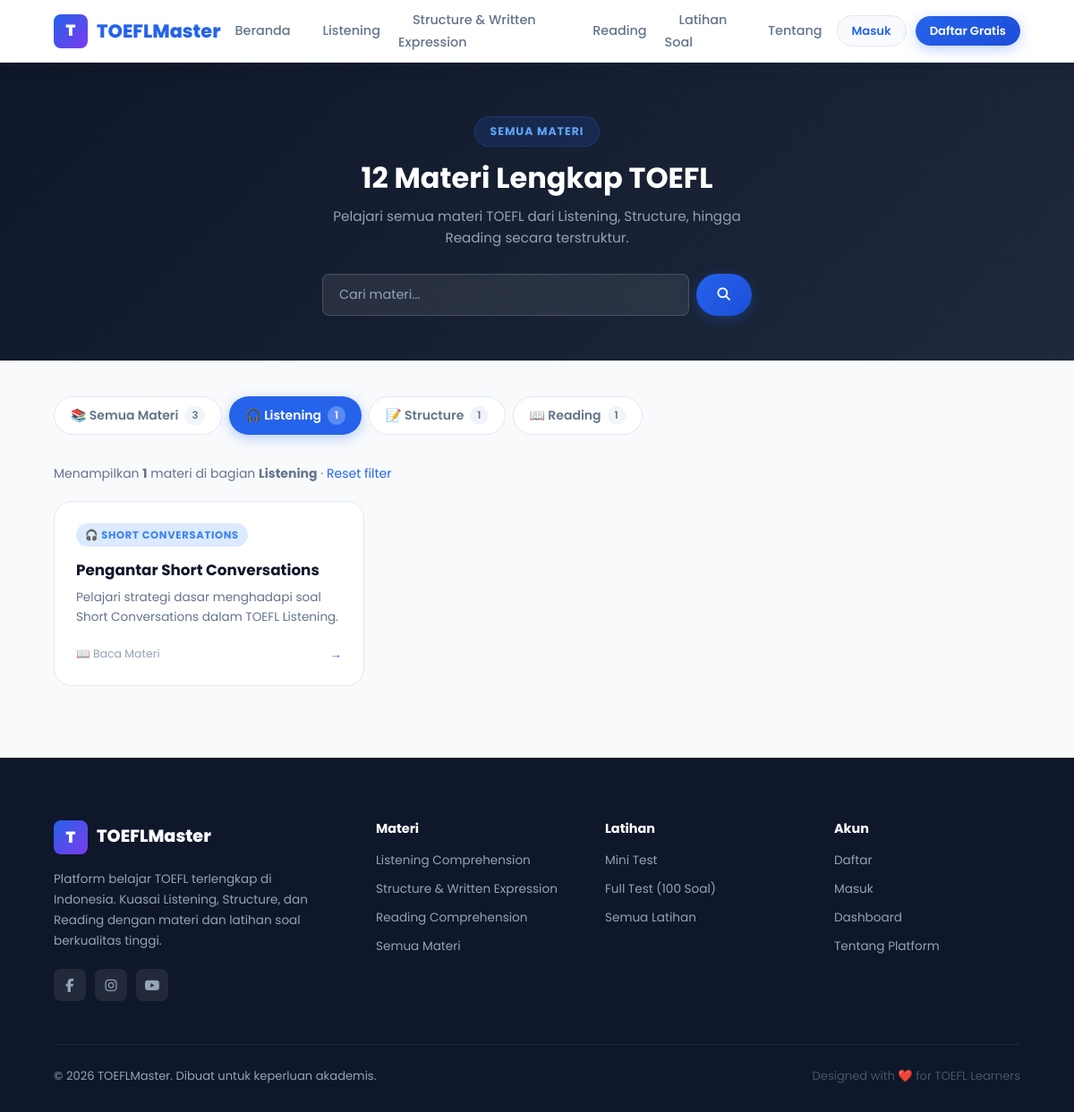
The app's page /pages/materials.php?section=listening, older data.
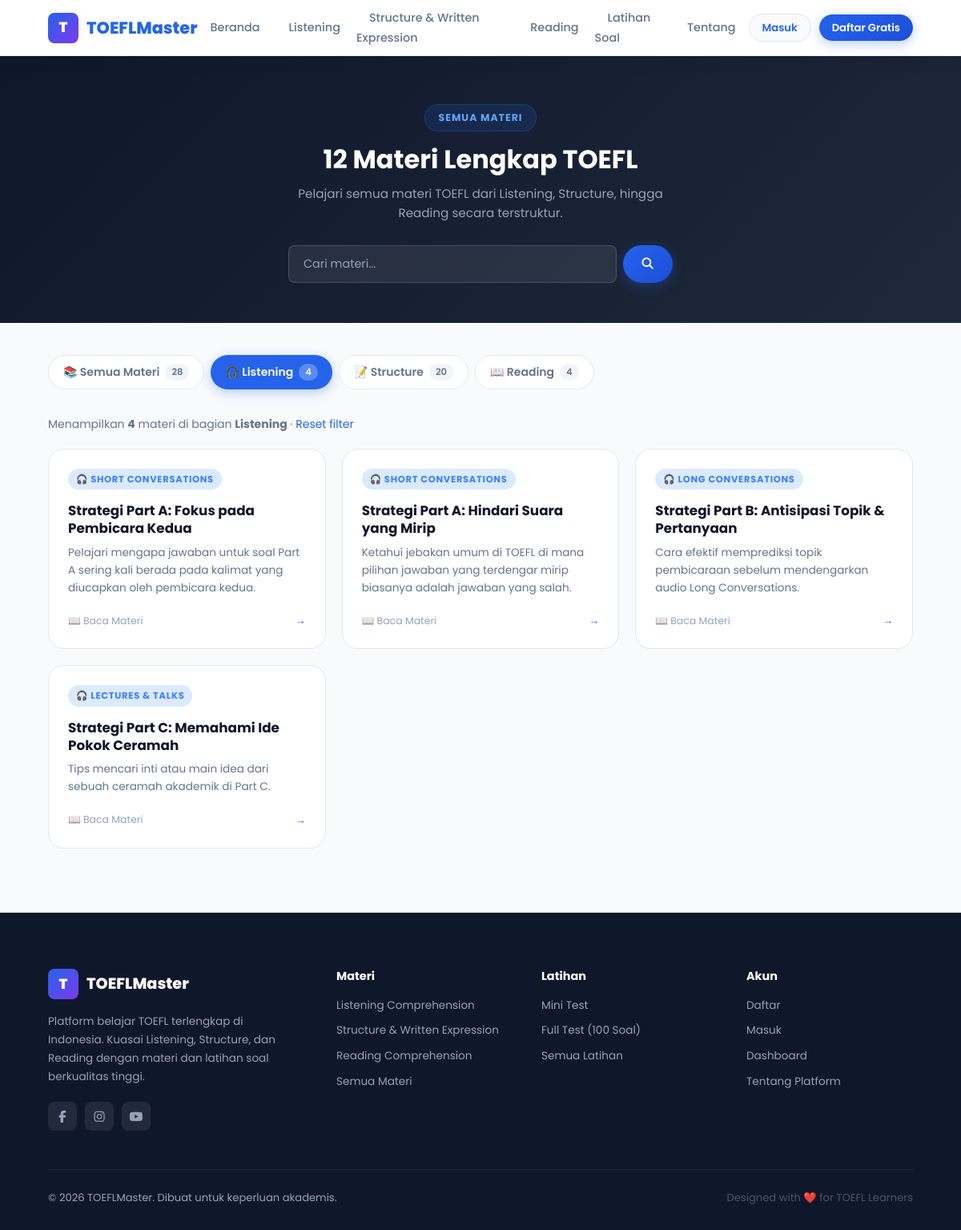
The same page, newer data.
### tables this page shows
CREATE TABLE `materials` (
  `id` int(11) NOT NULL,
  `category_id` int(11) NOT NULL,
  `title` varchar(255) NOT NULL,
  `slug` varchar(255) NOT NULL,
  `content` longtext NOT NULL,
  `summary` text DEFAULT NULL,
  `audio_file` varchar(255) DEFAULT NULL,
  `thumbnail` varchar(255) DEFAULT NULL,
  `sort_order` int(11) DEFAULT 0,
  `is_published` tinyint(1) DEFAULT 1,
  `created_at` timestamp NOT NULL DEFAULT current_timestamp(),
  `updated_at` timestamp NOT NULL DEFAULT current_timestamp() ON UPDATE current_timestamp()
);

CREATE TABLE `categories` (
  `id` int(11) NOT NULL,
  `name` varchar(100) NOT NULL,
  `slug` varchar(100) NOT NULL,
  `section` enum('listening','structure','reading') NOT NULL,
  `icon` varchar(50) DEFAULT NULL,
  `description` text DEFAULT NULL,
  `sort_order` int(11) DEFAULT 0
);

### includes/config.php (called while the page is built, shortened)
<?php
function isUserLoggedIn() {
    return isset($_SESSION['user_id']) && !empty($_SESSION['user_id']);
}
function isAdminLoggedIn() {
    return isset($_SESSION['admin_id']) && !empty($_SESSION['admin_id']);
}
function sanitize($input) {
    return htmlspecialchars(trim($input), ENT_QUOTES, 'UTF-8');
}
?>

### pages/materials.php (the view, shortened to what this page needs)
<?php
require_once '../includes/config.php';
$db = getDB();
$section = $_GET['section'] ?? '';
$search  = trim($_GET['q'] ?? '');
$where   = ["m.is_published=1"];
$params  = [];
if ($section) { $where[] = "c.section=?"; $params[] = $section; }
$whereSQL = 'WHERE '.implode(' AND ', $where);
$stmt = $db->prepare("SELECT m.*,c.name as cat_name,c.section FROM materials m JOIN categories c ON m.category_id=c.id $whereSQL ORDER BY c.sort_order,m.sort_order");
$stmt->execute($params);
$materials = $stmt->fetchAll();
$totalCounts = $db->query("SELECT c.section, COUNT(m.id) as cnt FROM materials m JOIN categories c ON m.category_id=c.id WHERE m.is_published=1 GROUP BY c.section")->fetchAll(PDO::FETCH_KEY_PAIR);
?>
<!DOCTYPE html>
<html lang="id">
<head>
<link rel="stylesheet" href="<?= SITE_URL ?>/assets/css/style.css">
<link rel="stylesheet" href="https://cdnjs.cloudflare.com/ajax/libs/font-awesome/6.5.0/css/all.min.css">
</head>
<body>
<?php include __DIR__ . '/../includes/navbar.php'; ?>
<div style="padding-top:70px;">
  <div style="background:linear-gradient(135deg,#0F172A,#1E293B);padding:60px 5% 50px;text-align:center;">
    <div style="display:inline-block;background:rgba(37,99,235,0.15);border:1px solid rgba(37,99,235,0.3);color:#60A5FA;padding:6px 16px;border-radius:100px;font-size:0.78rem;font-weight:700;text-transform:uppercase;letter-spacing:0.08em;margin-bottom:14px;">Semua Materi</div>
    <h1 style="color:white;font-size:2rem;margin-bottom:10px;">12 Materi Lengkap TOEFL</h1>
    <p style="color:#94A3B8;max-width:500px;margin:0 auto 28px;font-size:0.95rem;">Pelajari semua materi TOEFL dari Listening, Structure, hingga Reading secara terstruktur.</p>
    <form method="GET" style="max-width:480px;margin:0 auto;">
      <div style="display:flex;gap:8px;">
        <input type="text" name="q" class="form-control" placeholder="Cari materi..." value="<?= sanitize($search) ?>"
               style="flex:1;background:rgba(255,255,255,0.08);border-color:rgba(255,255,255,0.15);color:white;padding:12px 18px;font-size:0.9rem;">
        <button type="submit" class="btn btn-primary"><i class="fas fa-search"></i></button>
      </div>
    </form>
  </div>
  <div style="max-width:1200px;margin:0 auto;padding:40px 5% 80px;">
    <div style="display:flex;gap:8px;flex-wrap:wrap;margin-bottom:32px;">
      <?php
      $filters = [
        [''           ,'Semua Materi', '📚', array_sum($totalCounts ?: [])],
        ['listening'  ,'Listening',    '🎧', $totalCounts['listening'] ?? 0],
        ['structure'  ,'Structure',    '📝', $totalCounts['structure'] ?? 0],
        ['reading'    ,'Reading',      '📖', $totalCounts['reading']   ?? 0],
      ];
      foreach($filters as [$val,$label,$icon,$cnt]):
        $isActive = $section === $val;
        $href = '?section='.$val.($search?"&q=".urlencode($search):'');
      ?>
      <a href="<?= $href ?>" style="display:inline-flex;align-items:center;gap:7px;padding:9px 18px;border-radius:100px;font-size:0.875rem;font-weight:600;transition:all 0.2s;
        <?= $isActive
          ? 'background:#2563EB;color:white;box-shadow:0 4px 14px rgba(37,99,235,0.3);'
          : 'background:white;color:#64748B;border:1.5px solid #E2E8F0;' ?>">
        <?= $icon ?> <?= $label ?>
        <span style="<?= $isActive?'background:rgba(255,255,255,0.25);':'background:#F1F5F9;' ?>padding:1px 8px;border-radius:100px;font-size:0.72rem;"><?= $cnt ?></span>
      </a>
      <?php endforeach; ?>
    </div>
    <?php if($search || $section): ?>
    <div style="margin-bottom:20px;color:#64748B;font-size:0.875rem;">
      Menampilkan <strong><?= count($materials) ?></strong> materi
      <?php if($section): ?> di bagian <strong><?= ucfirst($section) ?></strong><?php endif; ?>
      · <a href="<?= SITE_URL ?>/pages/materials.php" style="color:#2563EB;">Reset filter</a>
    </div>
    <?php endif; ?>
    <?php if(empty($materials)): ?>
    <div style="text-align:center;padding:80px 20px;color:#94A3B8;">
      <div style="font-size:3rem;margin-bottom:16px;">🔍</div>
      <h3 style="color:#64748B;margin-bottom:8px;">Materi tidak ditemukan</h3>
      <p style="font-size:0.875rem;">Coba kata kunci lain atau <a href="<?= SITE_URL ?>/pages/materials.php" style="color:#2563EB;">lihat semua materi</a>.</p>
    </div>
    <?php else: ?>
    <?php
    if (!$section) {
      $grouped = [];
      foreach($materials as $m) $grouped[$m['section']][] = $m;
      $secInfo = [
        'listening' => ['🎧','Listening Comprehension','#2563EB'],
        'structure' => ['📝','Structure & Written Expression','#7C3AED'],
        'reading'   => ['📖','Reading Comprehension','#10B981'],
      ];
      foreach($secInfo as $sec => [$icon,$title,$color]):
        if (empty($grouped[$sec])) continue;
    ?>
    <div style="margin-bottom:48px;">
      <div style="display:flex;align-items:center;gap:10px;margin-bottom:20px;padding-bottom:14px;border-bottom:2px solid #F1F5F9;">
        <span style="font-size:1.3rem;"><?= $icon ?></span>
        <h2 style="font-size:1.1rem;color:#0F172A;"><?= $title ?></h2>
        <span style="background:#F1F5F9;color:#64748B;padding:2px 10px;border-radius:100px;font-size:0.75rem;font-weight:600;"><?= count($grouped[$sec]) ?> materi</span>
        <a href="<?= SITE_URL ?>/pages/<?= $sec ?>.php" style="margin-left:auto;font-size:0.82rem;color:#2563EB;font-weight:600;">Lihat Semua →</a>
      </div>
      <div class="materials-grid">
        <?php foreach($grouped[$sec] as $m): ?>
        <a href="<?= SITE_URL ?>/pages/material.php?slug=<?= urlencode($m['slug']) ?>" class="material-card">
          <div class="material-badge badge-<?= $m['section'] ?>"><?= $icon ?> <?= sanitize($m['cat_name']) ?></div>
          <h4><?= sanitize($m['title']) ?></h4>
          <p><?= sanitize($m['summary'] ?: 'Klik untuk membaca materi lengkap.') ?></p>
          <div class="material-footer">
            <span style="color:#94A3B8;font-size:0.78rem;">📖 Baca Materi</span>
            <span style="color:<?= $color ?>;font-size:0.82rem;font-weight:600;">→</span>
          </div>
        </a>
        <?php endforeach; ?>
      </div>
    </div>
    <?php endforeach;
    } else { ?>
    <div class="materials-grid">
      <?php foreach($materials as $m): ?>
      <a href="<?= SITE_URL ?>/pages/material.php?slug=<?= urlencode($m['slug']) ?>" class="material-card">
        <div class="material-badge badge-<?= $m['section'] ?>">
          <?= ['listening'=>'🎧','structure'=>'📝','reading'=>'📖'][$m['section']] ?>
          <?= sanitize($m['cat_name']) ?>
        </div>
        <h4><?= sanitize($m['title']) ?></h4>
        <p><?= sanitize($m['summary'] ?: 'Klik untuk membaca materi lengkap.') ?></p>
        <div class="material-footer">
          <span style="color:#94A3B8;font-size:0.78rem;">📖 Baca Materi</span>
          <span style="color:#2563EB;font-size:0.82rem;font-weight:600;">→</span>
        </div>
      </a>
      <?php endforeach; ?>
    </div>
    <?php } ?>
    <?php endif; ?>
  </div>
</div>
<?php include __DIR__ . '/../includes/footer.php'; ?>
</body>
</html>

### includes/navbar.php (shortened to what this page needs)
<?php
$is_home = isset($is_home) ? $is_home : false;
?>
<nav class="navbar scrolled" id="navbar">
  <a href="<?= SITE_URL ?>/index.php" class="navbar-brand">
    <div class="brand-icon">T</div>
    TOEFLMaster
  </a>
  <ul class="navbar-nav">
    <?php $current_page = basename($_SERVER['PHP_SELF']); ?>
    <li><a href="<?= SITE_URL ?>/index.php" class="nav-link <?= $is_home ? 'active' : '' ?>">Beranda</a></li>
    <li><a href="<?= SITE_URL ?>/pages/listening.php" class="nav-link <?= $current_page === 'listening.php' ? 'active' : '' ?>">Listening</a></li>
    <li><a href="<?= SITE_URL ?>/pages/structure.php" class="nav-link <?= $current_page === 'structure.php' ? 'active' : '' ?>">Structure & Written Expression</a></li>
    <li><a href="<?= SITE_URL ?>/pages/reading.php" class="nav-link <?= $current_page === 'reading.php' ? 'active' : '' ?>">Reading</a></li>
    <li><a href="<?= SITE_URL ?>/pages/tests.php" class="nav-link <?= $current_page === 'tests.php' ? 'active' : '' ?>">Latihan Soal</a></li>
    <li><a href="<?= SITE_URL ?>/pages/about.php" class="nav-link <?= $current_page === 'about.php' ? 'active' : '' ?>">Tentang</a></li>
  </ul>
  <div class="navbar-actions">
    <?php if (isAdminLoggedIn()): ?>
      <a href="<?= SITE_URL ?>/admin/index.php" class="btn btn-secondary btn-sm">
        <i class="fas fa-user-shield"></i> Admin Panel
      </a>
      <a href="<?= SITE_URL ?>/pages/logout.php" class="btn btn-primary btn-sm">Keluar</a>
    <?php else: ?>
      <a href="<?= SITE_URL ?>/pages/login.php" class="btn btn-secondary btn-sm">Masuk</a>
      <a href="<?= SITE_URL ?>/pages/register.php" class="btn btn-primary btn-sm">Daftar Gratis</a>
    <?php endif; ?>
  </div>
</nav>

### includes/footer.php (shortened to what this page needs)
<footer class="footer">
  <div class="footer-grid">
    <div>
      <div class="footer-brand">
        <div class="brand-icon">T</div>
        <div class="footer-brand-name">TOEFLMaster</div>
      </div>
      <p class="footer-desc">Platform belajar TOEFL terlengkap di Indonesia. Kuasai Listening, Structure, dan Reading dengan materi dan latihan soal berkualitas tinggi.</p>
      <div style="display:flex;gap:10px;">
        <a href="https://web.facebook.com/?_rdc=1&_rdr#" style="width:36px;height:36px;background:rgba(255,255,255,0.08);border-radius:8px;display:flex;align-items:center;justify-content:center;color:#94A3B8;transition:all 0.2s;" onmouseover="this.style.background='rgba(37,99,235,0.3)';this.style.color='white';" onmouseout="this.style.background='rgba(255,255,255,0.08)';this.style.color='#94A3B8';"><i class="fab fa-facebook-f"></i></a>
        <a href="https://www.instagram.com/polmanbabelofficial?igsh=eG15NGY3YXVmcDYz" style="width:36px;height:36px;background:rgba(255,255,255,0.08);border-radius:8px;display:flex;align-items:center;justify-content:center;color:#94A3B8;transition:all 0.2s;" onmouseover="this.style.background='rgba(37,99,235,0.3)';this.style.color='white';" onmouseout="this.style.background='rgba(255,255,255,0.08)';this.style.color='#94A3B8';"><i class="fab fa-instagram"></i></a>
        <a href="https://www.youtube.com/@PolmanBabel" style="width:36px;height:36px;background:rgba(255,255,255,0.08);border-radius:8px;display:flex;align-items:center;justify-content:center;color:#94A3B8;transition:all 0.2s;" onmouseover="this.style.background='rgba(37,99,235,0.3)';this.style.color='white';" onmouseout="this.style.background='rgba(255,255,255,0.08)';this.style.color='#94A3B8';"><i class="fab fa-youtube"></i></a>
      </div>
    </div>
    <div>
      <h5>Materi</h5>
      <div class="footer-links">
        <a href="<?= SITE_URL ?>/pages/listening.php">Listening Comprehension</a>
        <a href="<?= SITE_URL ?>/pages/structure.php">Structure & Written Expression</a>
        <a href="<?= SITE_URL ?>/pages/reading.php">Reading Comprehension</a>
        <a href="<?= SITE_URL ?>/pages/materials.php">Semua Materi</a>
      </div>
    </div>
    <div>
      <h5>Latihan</h5>
      <div class="footer-links">
        <a href="<?= SITE_URL ?>/pages/tests.php?type=mini">Mini Test</a>
        <a href="<?= SITE_URL ?>/pages/tests.php?type=full">Full Test (100 Soal)</a>
        <a href="<?= SITE_URL ?>/pages/tests.php">Semua Latihan</a>
      </div>
    </div>
    <div>
      <h5>Akun</h5>
      <div class="footer-links">
        <a href="<?= SITE_URL ?>/pages/register.php">Daftar</a>
        <a href="<?= SITE_URL ?>/pages/login.php">Masuk</a>
        <a href="<?= SITE_URL ?>/pages/dashboard.php">Dashboard</a>
        <a href="<?= SITE_URL ?>/pages/about.php">Tentang Platform</a>
      </div>
    </div>
  </div>
  <div class="footer-bottom">
    <p>© <?= date('Y') ?> TOEFLMaster. Dibuat untuk keperluan akademis.</p>
    <p style="color:#475569;">Designed with ❤️ for TOEFL Learners</p>
  </div>
</footer>

Row changes from the older to the newer data that the page shows:
removed materials: category.section "🎧", category.name "SHORT CONVERSATIONS", title "Pengantar Short Conversations", summary "Pelajari strategi dasar menghadapi soal Short Conversations dalam TOEFL Listening."
added materials: category.section "🎧", category.name "SHORT CONVERSATIONS", title "Strategi Part A: Fokus pada Pembicara Kedua", summary "Pelajari mengapa jawaban untuk soal Part A sering kali berada pada kalimat yang diucapkan oleh pembicara kedua."
added materials: category.section "🎧", category.name "SHORT CONVERSATIONS", title "Strategi Part A: Hindari Suara yang Mirip", summary "Ketahui jebakan umum di TOEFL di mana pilihan jawaban yang terdengar mirip biasanya adalah jawaban yang salah."
added materials: category.section "🎧", category.name "LONG CONVERSATIONS", title "Strategi Part B: Antisipasi Topik & Pertanyaan", summary "Cara efektif memprediksi topik pembicaraan sebelum mendengarkan audio Long Conversations."
added materials: category.section "🎧", category.name "LECTURES & TALKS", title "Strategi Part C: Memahami Ide Pokok Ceramah", summary "Tips mencari inti atau main idea dari sebuah ceramah akademik di Part C."
Text that changed along with them:
count($materials): "1" → "4"
new list line: "📚 Semua Materi 28"
new list line: "🎧 Listening 4"
new list line: "📝 Structure 20"
new list line: "📖 Reading 4"
list line gone: "📚 Semua Materi 3"
list line gone: "🎧 Listening 1"
list line gone: "📝 Structure 1"
list line gone: "📖 Reading 1"
